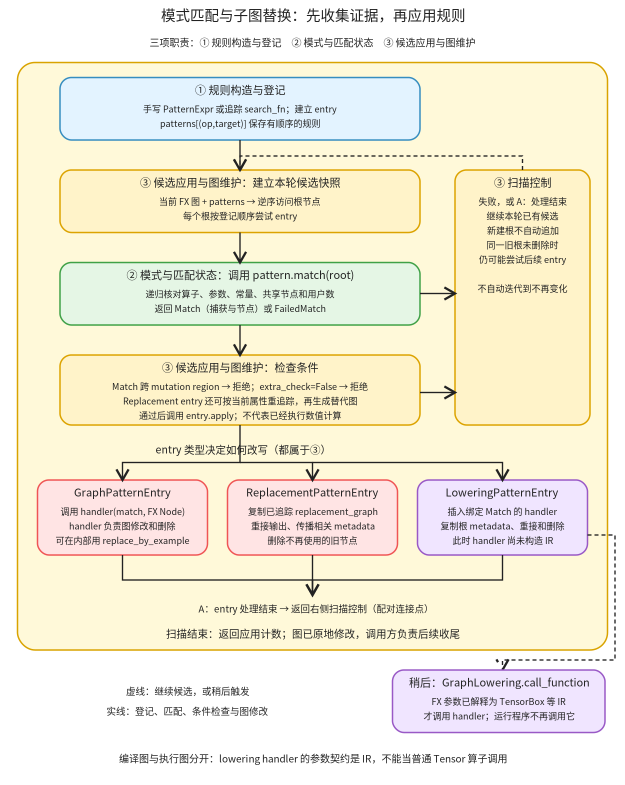
#> input picture torch/compile/inductor/assets/pattern-protocol.png, 1250 x 1570 px (shown at 1/2 size)
$ python pattern_flow.py
#> lines starting #> are read from the running program, lines starting #| are printed output that depends on the picture
"""模式协议：登记、调用匹配、条件应用与延迟 lowering。"""
from pathlib import Path
from html import escape
import cairosvg
from PIL import Image,ImageOps
P=Path(__file__).resolve().parent
W,H=1250,1570
a=[f'<svg xmlns="http://www.w3.org/2000/svg" width="{W}" height="{H}" viewBox="0 0 {W} {H}"><defs><marker id="arr" markerWidth="9" markerHeight="9" refX="7" refY="4" orient="auto"><path d="M0 0 L7 4 L0 8" fill="none" stroke="#222" stroke-width="1.5"/></marker></defs><rect width="1250" height="1570" fill="white"/><g font-family="Noto Sans CJK SC,sans-serif" fill="#222">']
def t(x,y,s,size=20):a.append(f'<text x="{x}" y="{y}" text-anchor="middle" font-size="{size}">{escape(s)}</text>')
def b(x,y,w,h,title,lines,i):
#> called with x = 120, y = 155, w = 720, h = 125, title = '① 规则构造与登记', i = 0
    fill,stroke=[('#e3f3ff','#368dc0'),('#e5f6e5','#40a147'),('#fff3c9','#dca300'),('#ffe4e4','#ef5555'),('#f0e5ff','#9959c6')][i]
    a.append(f'<rect x="{x}" y="{y}" width="{w}" height="{h}" rx="23" fill="{fill}" stroke="{stroke}" stroke-width="3"/>');t(x+w/2,y+33,title,22)
    for j,s in enumerate(lines):t(x+w/2,y+70+j*29,s,18)
def edge(path,dash=False):a.append(f'<path d="{path}" fill="none" stroke="#222" stroke-width="2.7" marker-end="url(#arr)"'+(' stroke-dasharray="8 6"' if dash else '')+'/>')
t(625,42,'模式匹配与子图替换：先收集证据，再应用规则',29)
t(625,93,'三项职责：① 规则构造与登记　② 模式与匹配状态　③ 候选应用与图维护',20)
a.append('<rect x="35" y="125" width="1180" height="1175" rx="35" fill="#fff9d9" stroke="#d9a300" stroke-width="3"/>')
b(120,155,720,125,'① 规则构造与登记',['手写 PatternExpr 或追踪 search_fn；建立 entry','patterns[(op,target)] 保存有顺序的规则'],0)
b(120,340,720,125,'③ 候选应用与图维护：建立本轮候选快照',['当前 FX 图 + patterns → 逆序访问根节点','每个根按登记顺序尝试 entry'],2)
b(120,525,720,125,'② 模式与匹配状态：调用 pattern.match(root)',['递归核对算子、参数、常量、共享节点和用户数','返回 Match（捕获与节点）或 FailedMatch'],1)
b(120,710,720,140,'③ 候选应用与图维护：检查条件',['Match 跨 mutation region → 拒绝；extra_check=False → 拒绝','Replacement entry 还可按当前属性重追踪，再生成替代图','通过后调用 entry.apply；不代表已经执行数值计算'],2)
for start,end in [(280,340),(465,525),(650,710)]:edge(f'M480 {start} V{end}')
t(480,907,'entry 类型决定如何改写（都属于③）',21)
b(75,960,340,150,'GraphPatternEntry',['调用 handler(match, FX Node)','handler 负责图修改和删除','可在内部用 replace_by_example'],3)
b(455,960,340,150,'ReplacementPatternEntry',['复制已追踪 replacement_graph','重接输出、传播相关 metadata','删除不再使用的旧节点'],3)
b(835,960,340,150,'LoweringPatternEntry',['插入绑定 Match 的 handler','复制根 metadata、重接和删除','此时 handler 尚未构造 IR'],4)
edge('M480 850 V925 H245 V960');edge('M480 925 H625 V960');edge('M625 925 H1005 V960')
b(910,340,270,510,'③ 扫描控制',['失败，或 A：处理结束','继续本轮已有候选','新建根不自动追加','同一旧根未删除时','仍可能尝试后续 entry','','不自动迭代到不再变化'],2)
edge('M840 587 H910');edge('M840 785 H910')
edge('M245 1110 V1160 H625 V1190');edge('M1005 1110 V1160 H625 V1190');edge('M625 1110 V1190')
t(625,1225,'A：entry 处理结束 → 返回右侧扫描控制（配对连接点）',19)
edge('M1045 340 V312 H480 V340',True)
t(625,1275,'扫描结束：返回应用计数；图已原地修改，调用方负责后续收尾',21)
edge('M1175 1070 H1230 V1320 H1005 V1340',True)
b(785,1340,425,125,'稍后：GraphLowering.call_function',['FX 参数已解释为 TensorBox 等 IR','才调用 handler；运行程序不再调用它'],4)
t(375,1390,'虚线：继续候选，或稍后触发',19)
t(375,1430,'实线：登记、匹配、条件检查与图修改',19)
t(625,1525,'编译图与执行图分开：lowering handler 的参数契约是 IR，不能当普通 Tensor 算子调用',20)
a.append('</g></svg>');svg=''.join(a);(P/'pattern-protocol.svg').write_text(svg)
cairosvg.svg2png(bytestring=svg.encode(),write_to=str(P/'pattern-protocol.png'))
#> (this line was passed over: cairosvg is not available in this run)
im=Image.open(P/'pattern-protocol.png').convert('RGB');im.thumbnail((800,1100));gray=ImageOps.grayscale(im).convert('RGB');canvas=Image.new('RGB',(im.width*2,im.height),'white');canvas.paste(im,(0,0));canvas.paste(gray,(im.width,0));canvas.save(P/'pattern-protocol-review.png')
#> further down, im is the input picture: PIL image 1250x1570 RGB; mean R, G, B 241.5, 236.2, 217.4
#> after `im.thumbnail((800, 1100))`:
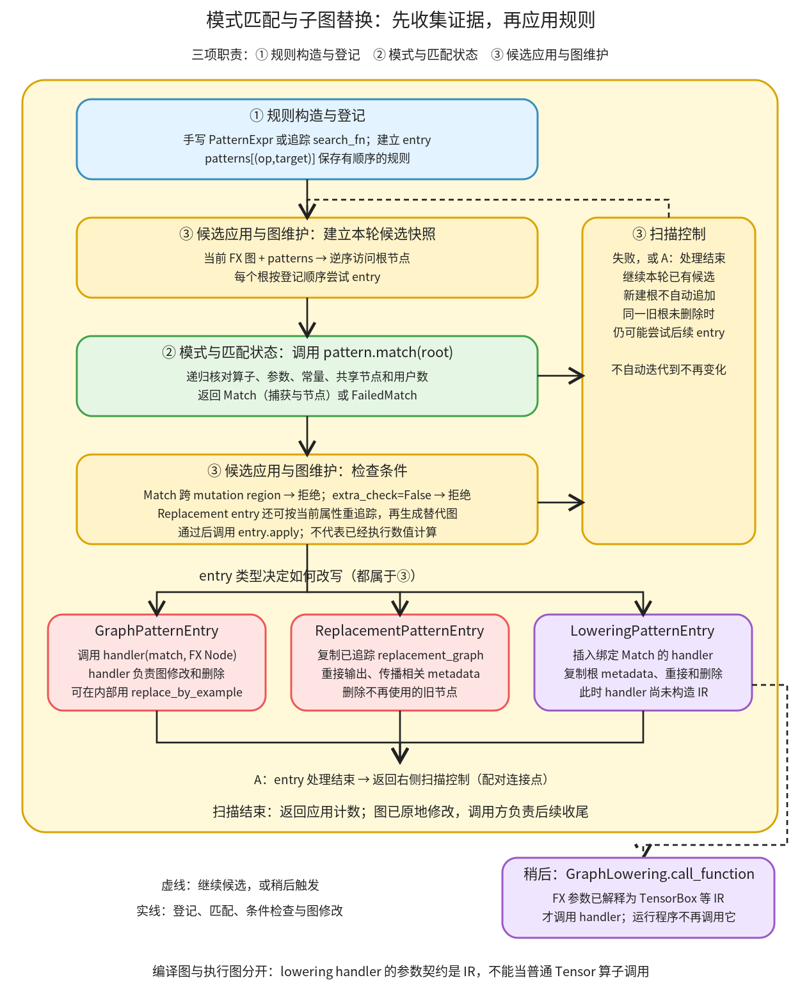
#> im: PIL image 800x1005 RGB; mean R, G, B 241.3, 236.2, 217.4
#> after `gray = ImageOps.grayscale(im).convert('RGB')`:
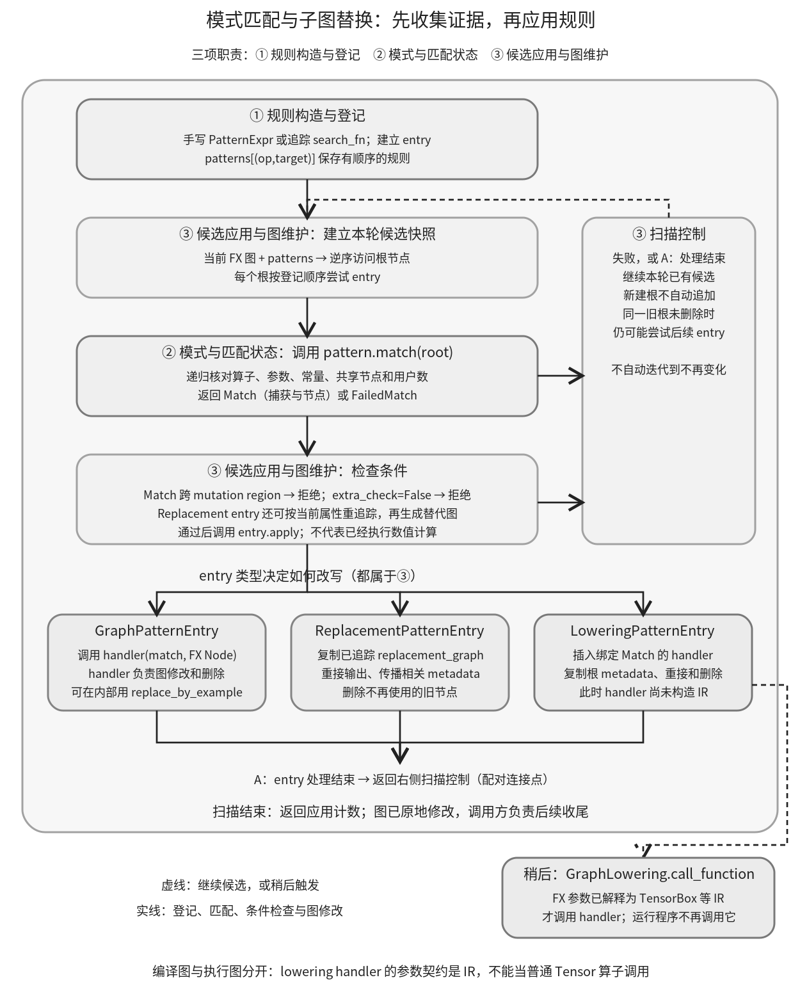
#> gray: PIL image 800x1005 RGB; min 12, max 255, mean 235.5
#> after `canvas = Image.new('RGB', (im.width * 2, im.height), 'white')`: canvas: PIL image 1600x1005 RGB; every value is 255
#> after `canvas.paste(im, (0, 0))`:
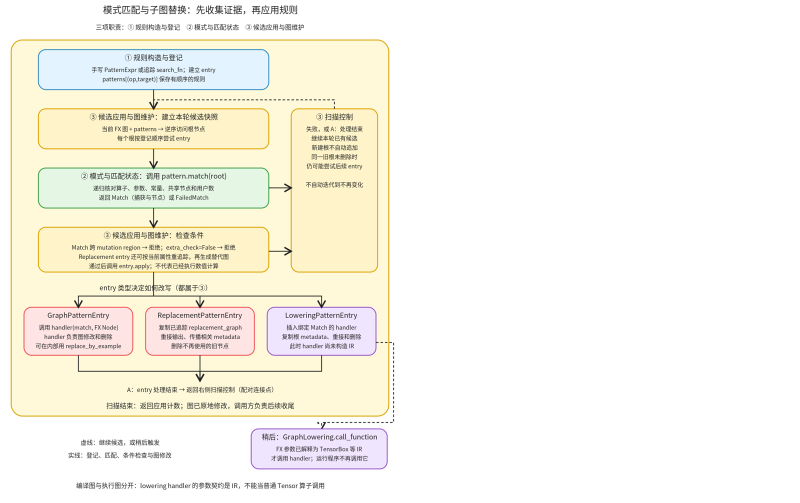
#> canvas: PIL image 1600x1005 RGB (shown at 1/2 size); mean R, G, B 248.2, 245.6, 236.2
#> after `canvas.paste(gray, (im.width, 0))`:
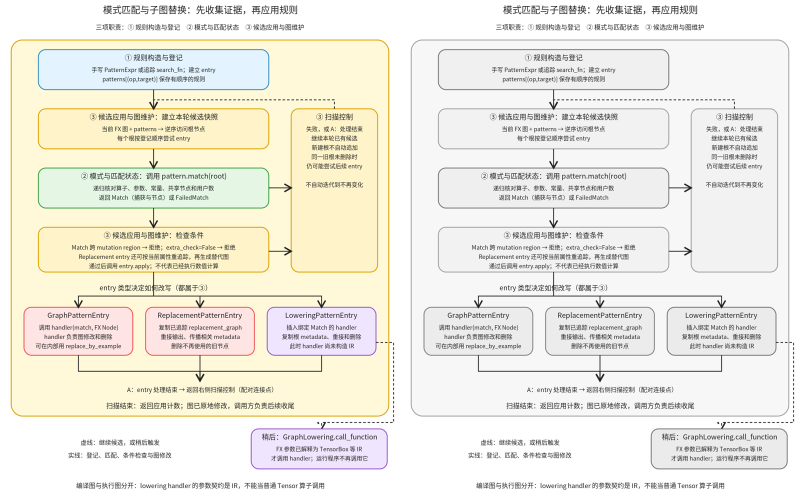
#> canvas: PIL image 1600x1005 RGB (shown at 1/2 size); mean R, G, B 238.4, 235.8, 226.4

$ run again, with torch/compile/inductor/assets/algorithm-selection-review.png copied over torch/compile/inductor/assets/pattern-protocol.png
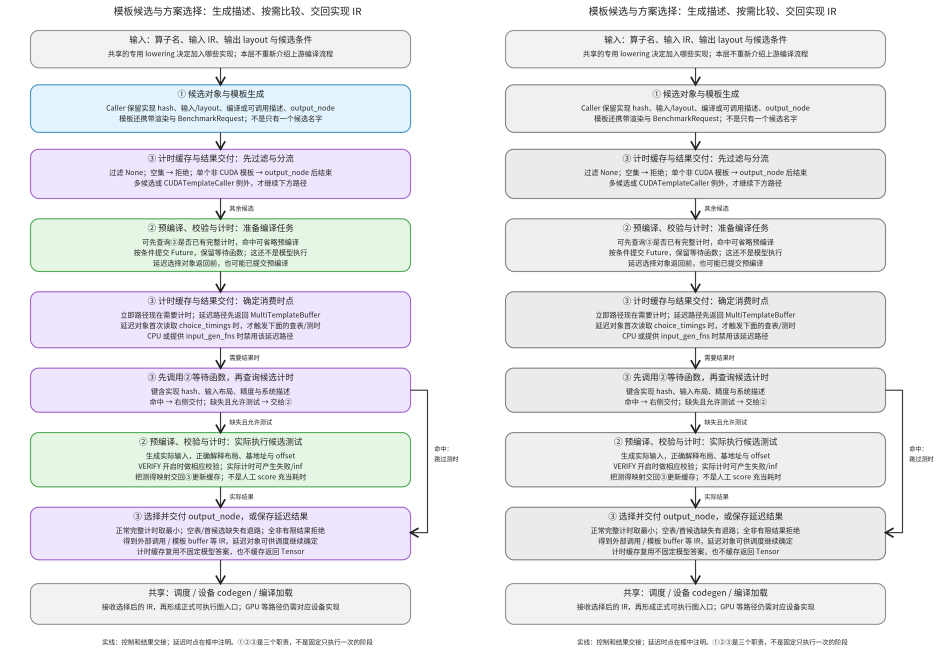
#> input picture torch/compile/inductor/assets/algorithm-selection-review.png, 1900 x 1330 px (shown at 1/2 size)
#> im is the input picture: PIL image 1900x1330 RGB; mean R, G, B 235, 235.3, 237.8
#> im: PIL image 800x560 RGB
#> `gray = ImageOps.grayscale(im).convert('RGB')`:
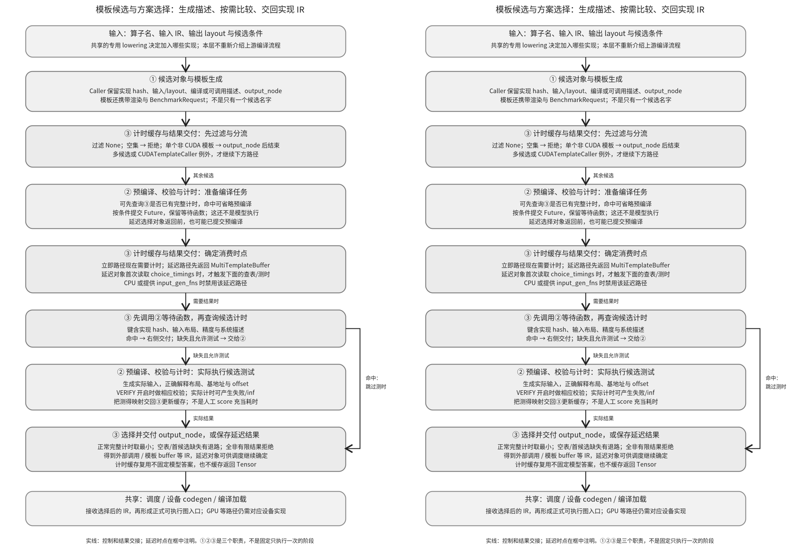
#> gray: PIL image 800x560 RGB; min 21, max 255, mean 235.4
#> canvas: PIL image 1600x560 RGB; every value is 255
#> `canvas.paste(gray, (im.width, 0))`:
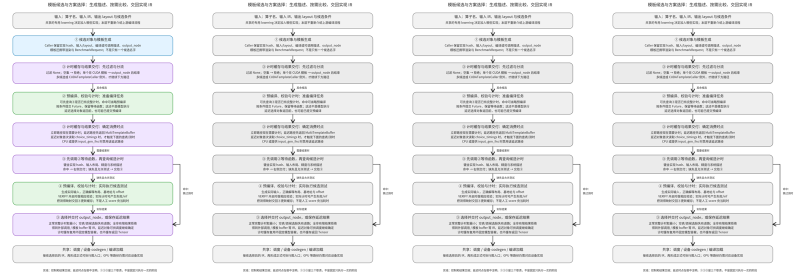
#> canvas: PIL image 1600x560 RGB (shown at 1/2 size); mean R, G, B 235.1, 235.3, 236.5

$ run again, with torch/compile/inductor/assets/algorithm-selection.png copied over torch/compile/inductor/assets/pattern-protocol.png
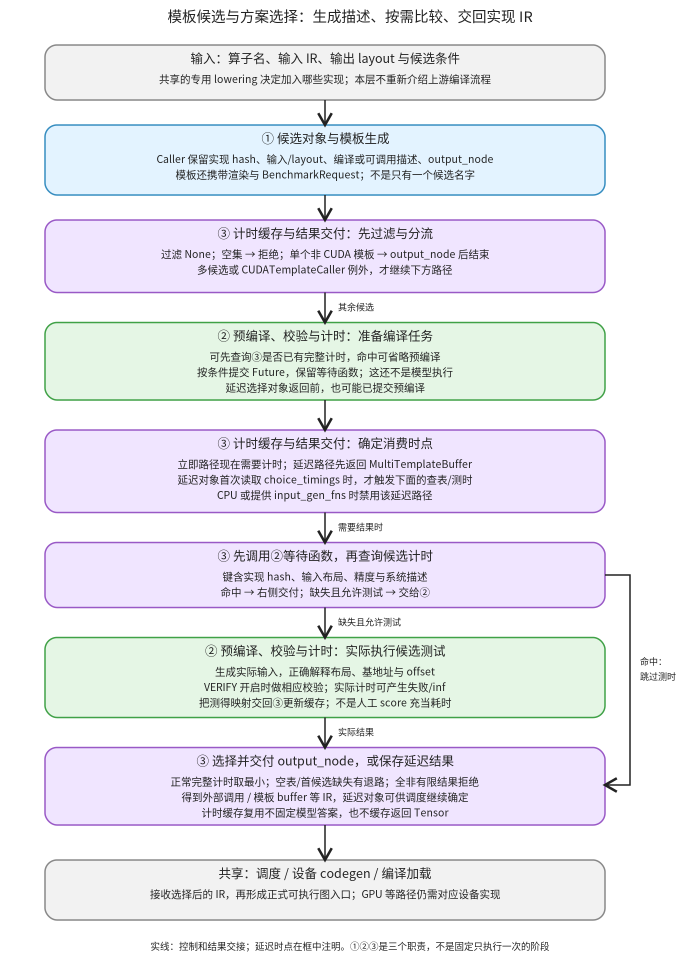
#> input picture torch/compile/inductor/assets/algorithm-selection.png, 1400 x 1960 px (shown at 1/2 size)
#> im is the input picture: PIL image 1400x1960 RGB; mean R, G, B 234.7, 235.1, 240.4
#> im: PIL image 786x1100 RGB
#> `gray = ImageOps.grayscale(im).convert('RGB')`:
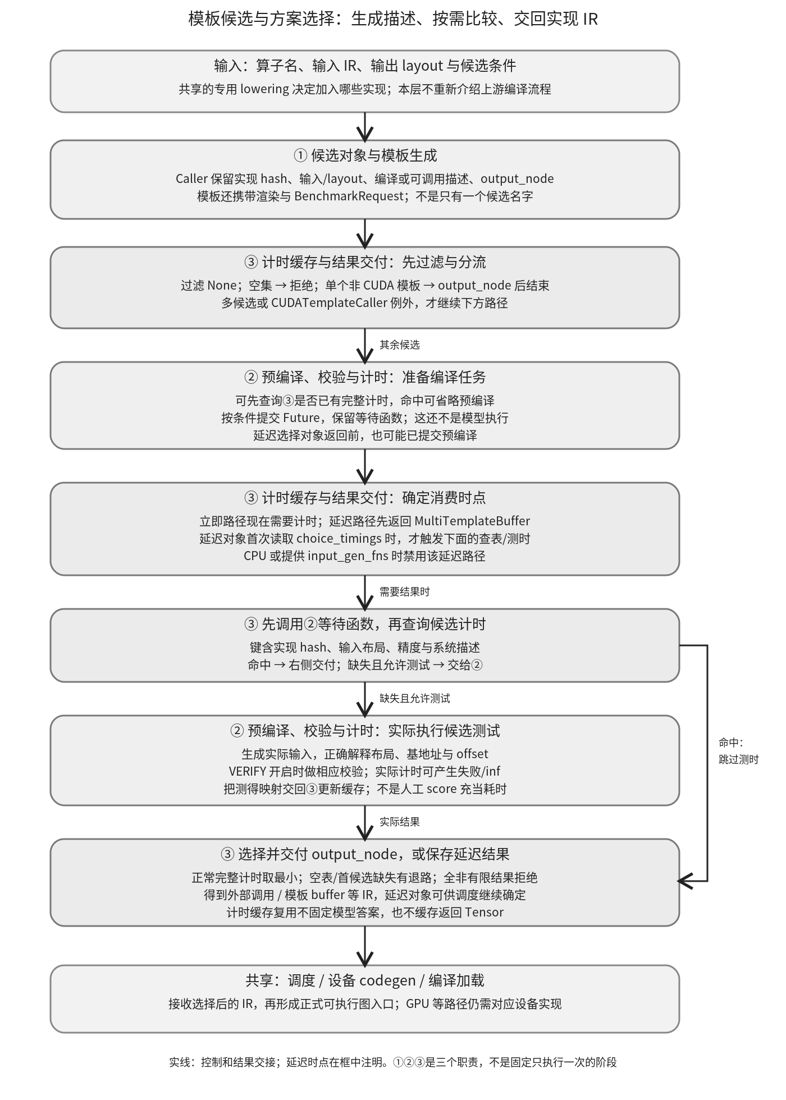
#> gray: PIL image 786x1100 RGB; min 7, max 255, mean 235.5
#> canvas: PIL image 1572x1100 RGB; every value is 255
#> `canvas.paste(gray, (im.width, 0))`:
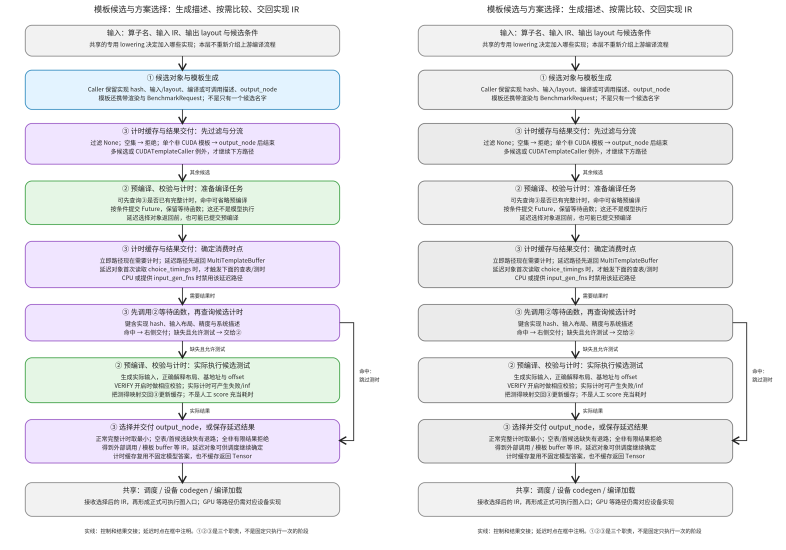
#> canvas: PIL image 1572x1100 RGB (shown at 1/2 size); mean R, G, B 235, 235.3, 237.8

$ run again, with torch/compile/inductor/assets/backend-dispatch-review.png copied over torch/compile/inductor/assets/pattern-protocol.png
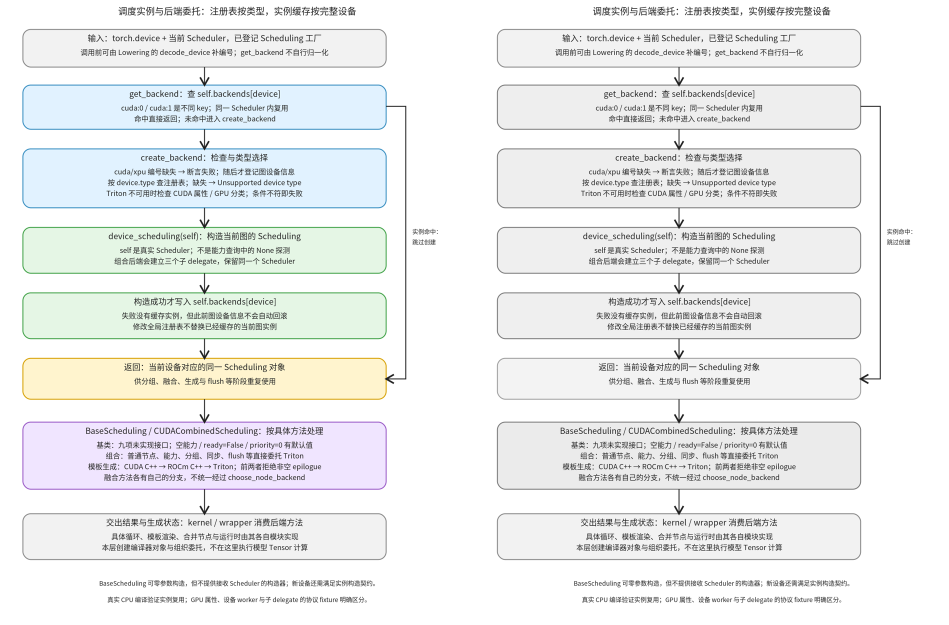
#> input picture torch/compile/inductor/assets/backend-dispatch-review.png, 1898 x 1250 px (shown at 1/2 size)
#> im is the input picture: PIL image 1898x1250 RGB; mean R, G, B 236.6, 238.1, 237.9
#> im: PIL image 800x527 RGB
#> `gray = ImageOps.grayscale(im).convert('RGB')`:
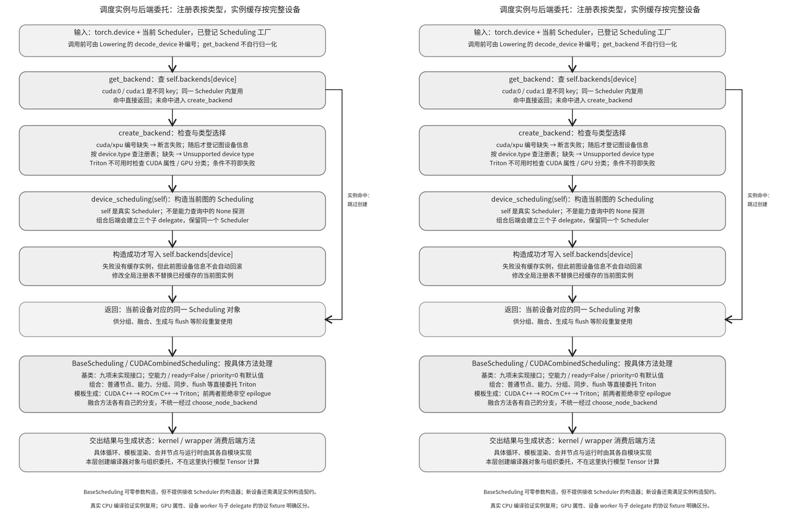
#> gray: PIL image 800x527 RGB; min 18, max 255, mean 237.5
#> canvas: PIL image 1600x527 RGB; every value is 255
#> `canvas.paste(gray, (im.width, 0))`:
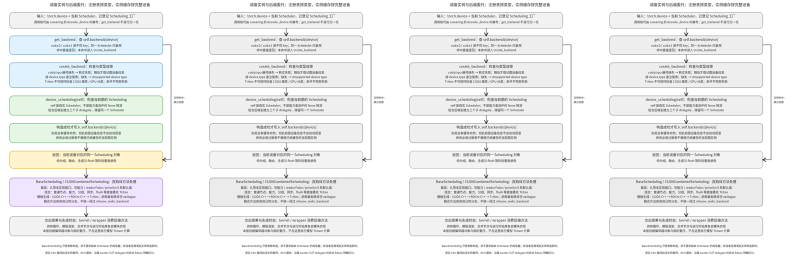
#> canvas: PIL image 1600x527 RGB (shown at 1/2 size); mean R, G, B 237, 237.8, 237.6
